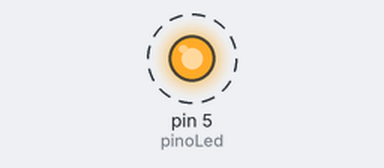
A sketch run on a simulated Arduino Uno, built with avr-gcc and run on an emulated ATmega328P. Parts: output pins drawn as LEDs (lit = HIGH). Dashed ring = blinking.

Above: at 0.2 s.
Timing chart, 0 to 3.0 s (numbered marks = the images above):
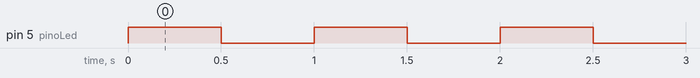

Measured:
- by itself, pin 5 (pinoLed): alternates HIGH for 0.50 s and LOW for 0.50 s

The sketch:

blink_01.ino
```cpp
int pinoLed = 5;

void setup()
{
  pinMode(pinoLed, OUTPUT);
}

void loop()
{
  digitalWrite(pinoLed, HIGH);
  delay(500);

  digitalWrite(pinoLed, LOW);
  delay(500);
}
```
